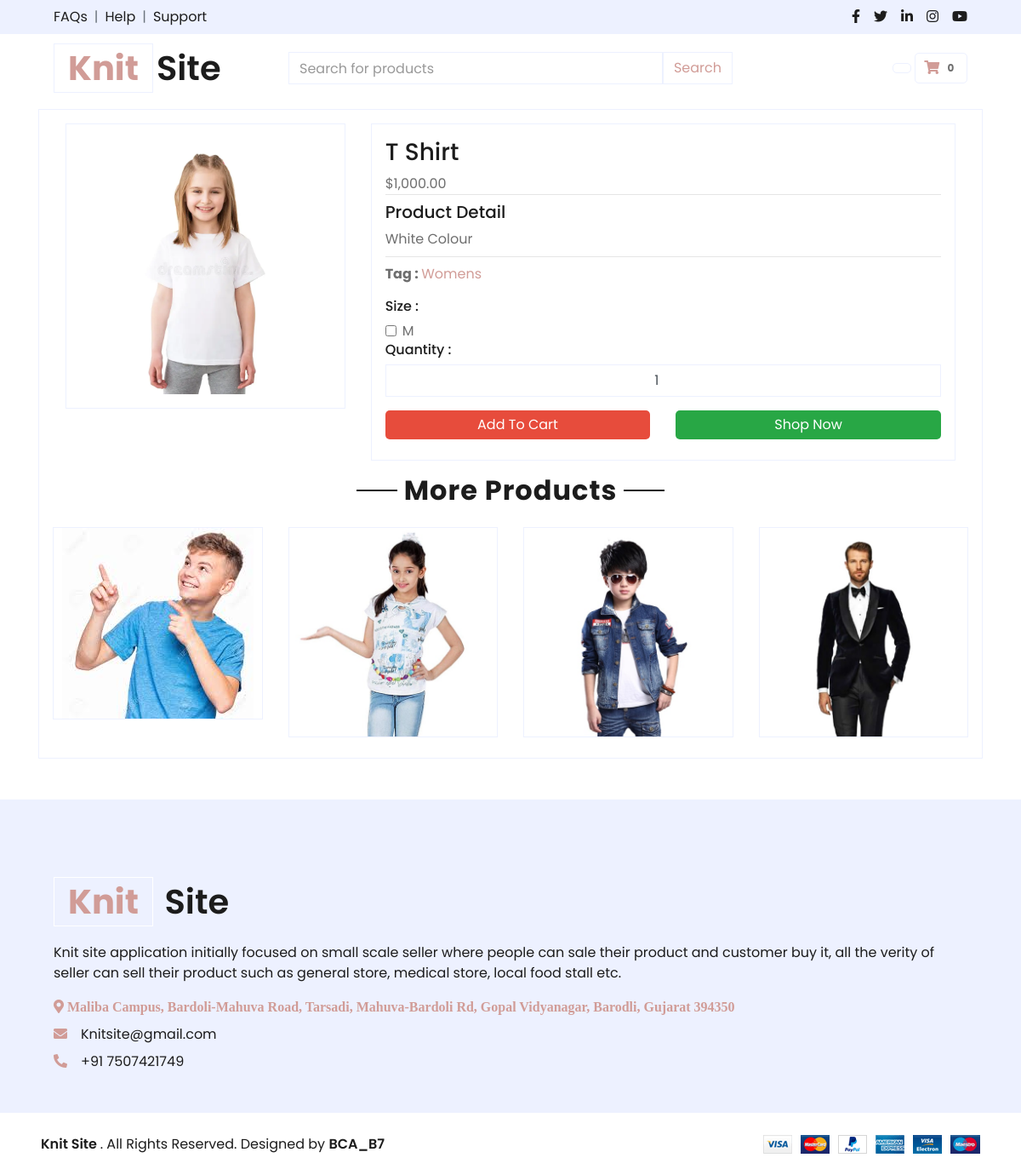
Screenshot of /cart/viewProduct.php?product_id=104 with the database file from the repository.
### tables this page shows
CREATE TABLE `products` (
  `id` int(11) NOT NULL,
  `name` varchar(255) NOT NULL,
  `description` text DEFAULT NULL,
  `price` decimal(10,2) NOT NULL,
  `brand_name` varchar(255) DEFAULT NULL,
  `category` varchar(255) DEFAULT NULL,
  `image_path` varchar(255) DEFAULT NULL,
  `add_date` timestamp NOT NULL DEFAULT current_timestamp(),
  `status` int(1) DEFAULT 1,
  `SID` int(11) DEFAULT NULL,
  `quantity` int(11) DEFAULT NULL
);

CREATE TABLE `product_size` (
  `id` int(11) NOT NULL,
  `product_id` int(11) NOT NULL,
  `size` varchar(50) NOT NULL
);

### cart/viewProduct.php (the view, shortened to what this page needs)
<?php
include_once '../head.php' ?>
<!DOCTYPE html>
<html lang="en">
<body>
<?php include_once '../header.php';
?>
<?php
$conn = new mysqli("localhost", "root", "", "knitsite");
$product_id = $_GET['product_id'];
$sql = "SELECT p.*, ps.size FROM products p
        LEFT JOIN product_size ps ON p.id = ps.product_id
        WHERE p.id = $product_id";
$result = mysqli_query($conn, $sql);
if (mysqli_num_rows($result) > 0) {
    $product = mysqli_fetch_assoc($result);
?>
        <div class="container">
            <div class="col border p-3 main-section bg-white" >
                <div class="row m-0 " >
                    <div class="col-lg-4 left-side-product-box pb-3">
                        <img src="../seller/<?php echo $product['image_path']; ?>" class="img-fluid border p-3">
                    </div>
                    <div class="col-lg-8">
                        <div class="right-side-pro-detail border p-3 m-0">
                            <div class="row">
                                <div class="col-lg-12">
                                    <h3><?php echo $product['name']; ?></h3>
                                </div>
                                <div class="col-lg-12">
                                    <p class="m-0 p-0 price-pro">$<?php echo number_format($product['price'], 2); ?></p>
                                    <hr class="p-0 m-0">
                                </div>
                                <div class="col-lg-12 pt-2">
                                    <h5>Product Detail</h5>
                                    <span><?php echo $product['description']; ?></span>
                                    <hr class="m-0 pt-2 mt-2">
                                </div>
                                <div class="col-lg-12">
                                    <p class="tag-section"><strong>Tag : </strong><a href="#"><?php echo $product['category']; ?></a></p>
                                </div>
                                <div class="col-lg-12">
                                    <h6>Size :</h6>
                                    <?php
                                    while ($row = mysqli_fetch_assoc($result)) {
                                        echo '<div class="form-check">';
                                        echo '<input class="form-check-input" type="checkbox" name="size[]" value="' . $row['size'] . '">';
                                        echo '<label class="form-check-label">' . $row['size'] . '</label>';
                                        echo '</div>';
                                    }
                                    ?>
                                </div>
                                <div class="col-lg-12">
                                    <h6>Quantity :</h6>
                                    <input type="number" class="form-control text-center w-100" value="1">
                                </div>
                                <div class="col-lg-12 mt-3">
                                    <div class="row">
                                        <div class="col-lg-6 pb-2">
                                        <a href="../cart/insertIntoCart.php?product_id=<?php echo $product['id'] ?>&price=<?php echo $product['price'] ?>" class="btn btn-danger w-100">Add To Cart</a>
                                        </div>
                                        <div class="col-lg-6">
                                            <a href="#" class="btn btn-success w-100">Shop Now</a>
                                        </div>
                                    </div>
                                </div>
                            </div>
                        </div>
                    </div>
                </div>
                <div class="row">
                    <div class="col-lg-12 text-center pt-3">
                    <h2 class="section-title px-5"><span class="px-2">More Products</span></h2>
                    </div>
                </div>
                <div class="row mt-3 p-0 text-center pro-box-section">
                    <?php
                    $moreProductsSQL = "SELECT * FROM products WHERE id != $product_id LIMIT 4";
                    $moreProductsResult = mysqli_query($conn, $moreProductsSQL);
                    while ($moreProduct = mysqli_fetch_assoc($moreProductsResult)) {
                    ?>
                        <div class="col-lg-3 pb-2">
                            <div class="pro-box border p-0 m-0">
                                <img src="../seller/<?php echo $moreProduct['image_path']; ?>" class="img-fluid">
                            </div>
                        </div>
                    <?php
                    }
                    ?>
                </div>
            </div>
        </div>
<?php
include_once '../footer.php';
} else {
    echo "Product not found.";
}
?>

### head.php (style rules this page uses)
.btn { padding: 5px 10px; border: none; border-radius: 5px; cursor: pointer; transition: background-color 0.3s; }
.btn-danger { background-color: #e74c3c; color: white; }

### rows the page displays
products: image_path (picture), name "T Shirt", price "1,000.00", description "White Colour", category "Womens"
product_size: size "M"
products: image_path (picture)
products: image_path (picture)
products: image_path (picture)
products: image_path (picture)
